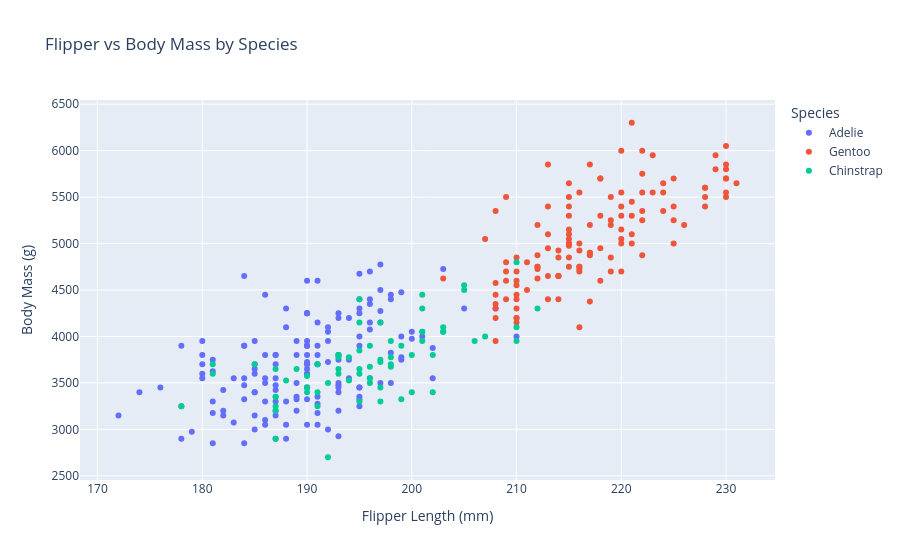

The code cell stored with this chart in its notebook:
### Code cell
fig = px.scatter(df,
                 x="Flipper Length (mm)",
                 y="Body Mass (g)",
                 color="Species",
                 title="Flipper vs Body Mass by Species")
fig.show()
